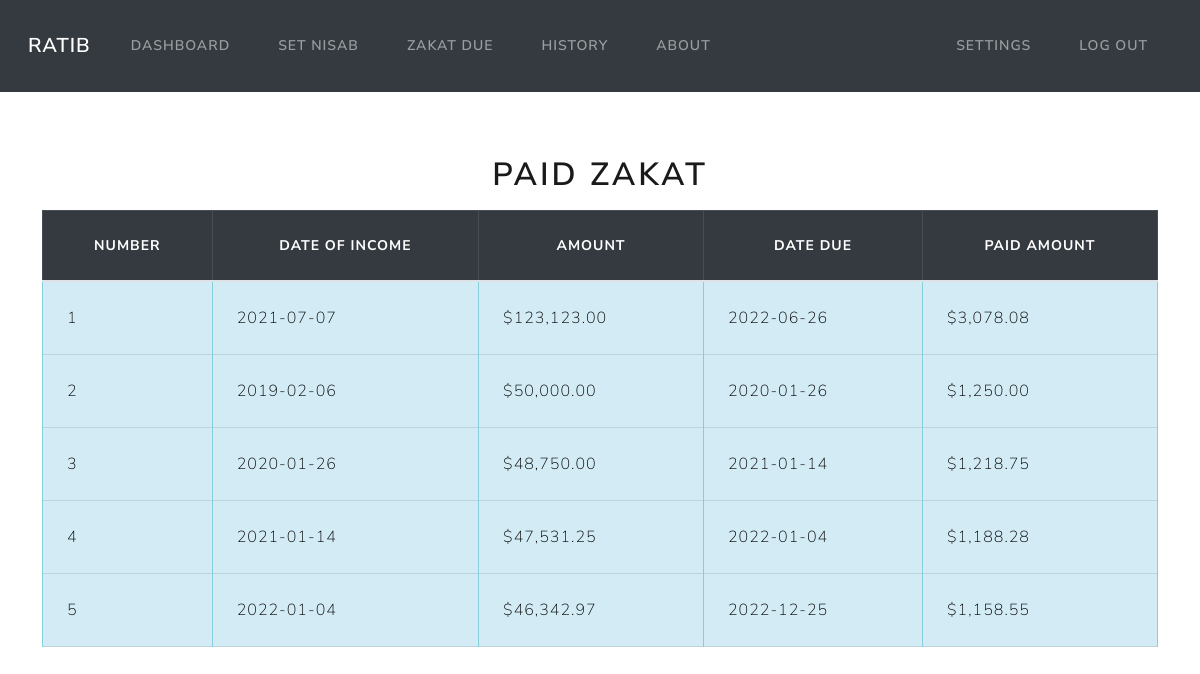
Screenshot of /history (signed in) with the database file from the repository.
### models.py (models this page shows)
class Income(Base):
    __tablename__ = 'income'
    id = Column(Integer, primary_key=True)
    amount = Column(Numeric(10,2))
    date = Column(DateTime, default=func.now())
    due_date = Column(DateTime, default=calculate_due_date())
    due_amount = Column(Numeric(10,2))
    user_id = Column(Integer, ForeignKey('users.id'))
    user = relationship("User", back_populates="income")
    paid = Column(Boolean, default=False)

### app.py (the view)
@app.route('/history')
@login_required
def history():
    userid = flasksession.get('user_id')
    incomes = session.query(Income).filter_by(user_id=userid).all()
    paid = session.query(Income).filter_by(user_id=userid, paid=True).all()
    return render_template('history.html', incomes=incomes, paid=paid)

### app.py (called while the page is built)
@app.teardown_appcontext
def shutdown_session(exception=None):
    session.remove()

### utils.py (called while the page is built)
def login_required(f):
    @wraps(f)
    def decorated_function(*args, **kwargs):
        if session.get("user_id") is None:
            return redirect("/login")
        return f(*args, **kwargs)
    return decorated_function

def usd(value):
    return f"${value:,.2f}"

### templates/history.html (shortened to what this page needs)
{% extends 'layout.html' %}
{% block content %}
<div class="table-responsive">
    <table class="table table-bordered mt-3">
        <h1 class="mt-3 text-center"> Paid Zakat </h1>
        <thead class="table-dark text-center">
            <th>Number</th>
            <th>Date of income</th>
            <th>Amount</th>
            <th>Date Due</th>
            <th>Paid Amount</th>
        </thead>
        <tbody class="table-info">
            {% for entry in paid %}
            <tr>
                <td>{{ loop.index }}</td>
                <td>{{ entry.date.date() }}</td>
                <td>{{ entry.amount | usd}}</td>
                <td>{{ entry.due_date.date() }}</td>
                <td>{{ entry.due_amount | usd}}</td>
            </tr>
            {% endfor %}
        </tbody>
    </table>
</div>
{% endblock %}

### rows the page displays
Income: date "2021-07-07", amount "$123,123.00", due_date "2022-06-26", due_amount "$3,078.08"
Income: date "2019-02-06", amount "$50,000.00", due_date "2020-01-26", due_amount "$1,250.00"
Income: date "2020-01-26", amount "$48,750.00", due_date "2021-01-14", due_amount "$1,218.75"
Income: date "2021-01-14", amount "$47,531.25", due_date "2022-01-04", due_amount "$1,188.28"
Income: date "2022-01-04", amount "$46,342.97", due_date "2022-12-25", due_amount "$1,158.55"
